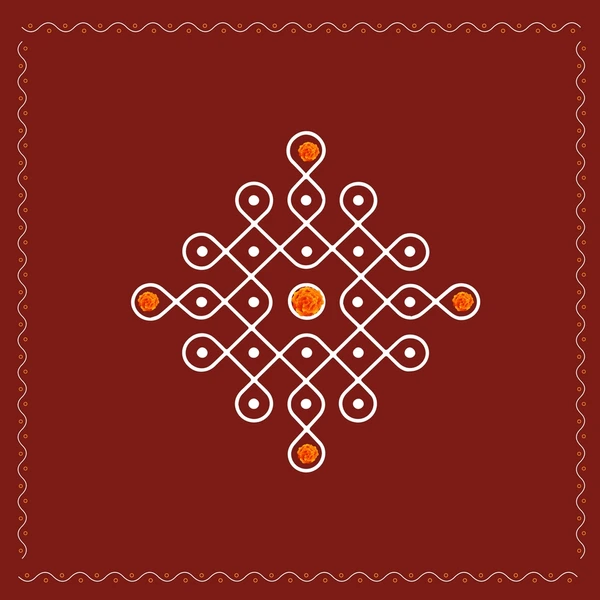
#> input picture backend/python server/kolam.webp, 600 x 600 px
$ python -i math_analysis.py   (imports and definitions only)
#> lines starting #> are read from the running program, lines starting #| are printed output that depends on the picture; after the words box and inside, x2 and y2 are one past the last pixel; in counts of white or black regions, pixels touching at a corner belong together; long printed decimals are rounded
import cv2
import numpy as np
import matplotlib.pyplot as plt
from scipy.signal import find_peaks
from PIL import Image
from io import BytesIO

def reflect_points(img, angle):
    """Reflect image about a line through its center at given angle (degrees)."""
    h, w = img.shape
    center = (w // 2, h // 2)
    M1 = cv2.getRotationMatrix2D(center, -angle, 1.0)
    rotated = cv2.warpAffine(img, M1, (w, h))
    flipped = cv2.flip(rotated, 0)
    M2 = cv2.getRotationMatrix2D(center, angle, 1.0)
    back = cv2.warpAffine(flipped, M2, (w, h))
    return back

def symmetry_scores(img, step=1):
    """Return scores for all tested axes (0–180°)."""
    scores = []
    angles = np.arange(0, 180, step)
    for ang in angles:
        refl = reflect_points(img, ang)
        score = np.sum(img * refl) / np.sqrt(np.sum(img**2) * np.sum(refl**2) + 1e-9)
        scores.append(score)
    return angles, np.array(scores)

def draw_symmetry_lines(img, angles):
    """Draw multiple symmetry lines on the image."""
    h, w = img.shape
    cx, cy = w // 2, h // 2
    color_img = cv2.cvtColor((img * 255).astype(np.uint8), cv2.COLOR_GRAY2BGR)
    for angle in angles:
        rad = np.deg2rad(angle)
        length = max(h, w)
        dx = int(np.cos(rad) * length)
        dy = int(np.sin(rad) * length)
        cv2.line(color_img, (cx - dx, cy - dy), (cx + dx, cy + dy), (255, 0, 0), 1)
    return color_img

def symmetry(image_path, sensitivity=0.85):
    # 1. Load & preprocess the image
#> called with image_path = 'kolam.webp', sensitivity = 0.85
    img = cv2.imread(image_path, cv2.IMREAD_GRAYSCALE)
#> img: shape (600, 600); min 29, max 255, mean 64.2
    if img is None:
        print(f"Error: Could not load image from {image_path}")
        return

    img = cv2.resize(img, (256, 256))
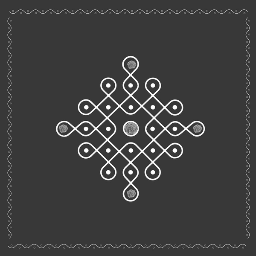
#> img: shape (256, 256); min 37, max 255, mean 64.1
    _, th_img = cv2.threshold(img, 0, 1, cv2.THRESH_BINARY_INV + cv2.THRESH_OTSU)
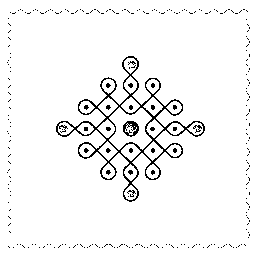
#> th_img: shape (256, 256); values 0 (black) and 1 (white), 95.4% white; black in thin lines or dots, all inside (x1, y1, x2, y2) = (7, 9, 250, 248)

    # 2. Compute symmetry scores
    angles, scores = symmetry_scores(th_img, step=1)
#> the loop in symmetry_scores, `for ang in angles:` made 180 passes
#> score on passes 1 to 3: 0.969, 0.961, 0.948
#> pass 1, in reflect_points, `flipped = cv2.flip(rotated, 0)`:
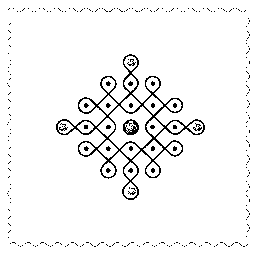
#> flipped: shape (256, 256); values 0 (black) and 1 (white), 95.4% white; black in thin lines or dots, all inside (x1, y1, x2, y2) = (7, 8, 250, 247)
#> pass 2, in reflect_points (call 2), `back = cv2.warpAffine(flipped, M2, (w, h))`:
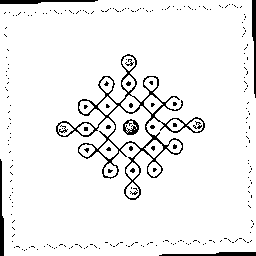
#> back: shape (256, 256); values 0 (black) and 1 (white), 93.9% white; 249 black regions (241 under 20 px), largest, box (x1, y1, x2, y2) and area: (56, 54, 205, 200) 2045, (0, 0, 98, 4) 272, (252, 0, 256, 98) 270
#> after the loop in symmetry_scores, `for ang in angles:`: scores = 180 values, max 0.969 at index 0, min 0.854 at index 121, mean 0.877
#> angles = 180 values from 0 to 179

    # 3. Circular extension for peak detection
    max_score = np.max(scores)
#> max_score = 0.969
    height_threshold = max_score * sensitivity
#> height_threshold = 0.823

    extended_scores = np.concatenate([scores, scores])
#> extended_scores = 360 values, max 0.969 at index 0, min 0.854 at index 121, mean 0.877
    extended_angles = np.concatenate([angles, angles + 180])
#> extended_angles = 360 values from 0 to 359

    peak_indices, _ = find_peaks(extended_scores, height=height_threshold, prominence=0.01)
#> peak_indices = [46, 90, 134, 180, 226, 270, 314]

    strong_axes_angles = np.mod(extended_angles[peak_indices], 180)
#> strong_axes_angles = [46, 90, 134, 0, 46, 90, 134]
    strong_axes_angles = np.unique(np.round(strong_axes_angles, 1))
#> strong_axes_angles = [0, 46, 90, 134]

    print("\n--- Detected Symmetry Axes ---")
    if len(strong_axes_angles) == 0:
        print("No strong symmetry axes found with current settings.")
    else:
        for i, angle in enumerate(strong_axes_angles):
            print(f"Axis {i+1}: {angle:.1f}° (Score: {scores[int(angle)] if angle in angles else 'n/a'})")
#> this loop made 4 passes
#> angle on passes 1 to 4: 0, 46, 90, 134
#| Axis 1: 0.0° (Score: 0.9685)
#| Axis 2: 46.0° (Score: 0.8737)
#| Axis 3: 90.0° (Score: 0.9555)
#| Axis 4: 134.0° (Score: 0.8749)

    # 4. Draw the detected axes
    result_img = draw_symmetry_lines(th_img, strong_axes_angles)
#> the loop in draw_symmetry_lines, `for angle in angles:` made 4 passes
#> (angle, rad, dx, dy) on passes 2 to 4: (46, 0.803, 177, 184), (90, 1.57, 0, 256), (134, 2.34, -177, 184)
#> (rad, dx, dy) on pass 1: (0, 256, 0)
#> after the loop in draw_symmetry_lines, `for angle in angles:`:
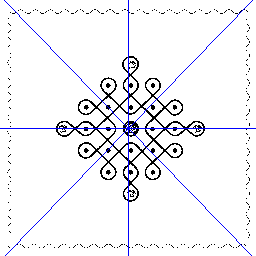
#> color_img: shape (256, 256, 3); mean B, G, R 243.9, 239.9, 239.9

    fig, axes = plt.subplots(1, 2, figsize=(12, 6))
    axes[0].plot(angles, scores, label='Symmetry Score')
    axes[0].plot(strong_axes_angles, [scores[int(a)] for a in strong_axes_angles], "rx", label='Detected Peaks')
    axes[0].axhline(y=height_threshold, color='g', linestyle='--', label=f'Threshold ({sensitivity*100:.0f}%)')
    axes[0].set_title('Symmetry Score vs. Angle')
    axes[0].set_xlabel('Angle (degrees)')
    axes[0].set_ylabel('Normalized Score')
    axes[0].grid(True)
    axes[0].legend()
    axes[0].set_xticks(np.arange(0, 181, 30))

    axes[1].imshow(result_img)
    axes[1].set_title(f'Detected {len(strong_axes_angles)} Symmetry Lines')
    axes[1].axis('off')

    plt.tight_layout()

    # Save figure to a PIL image
    buf = BytesIO()
    fig.savefig(buf, format='PNG')
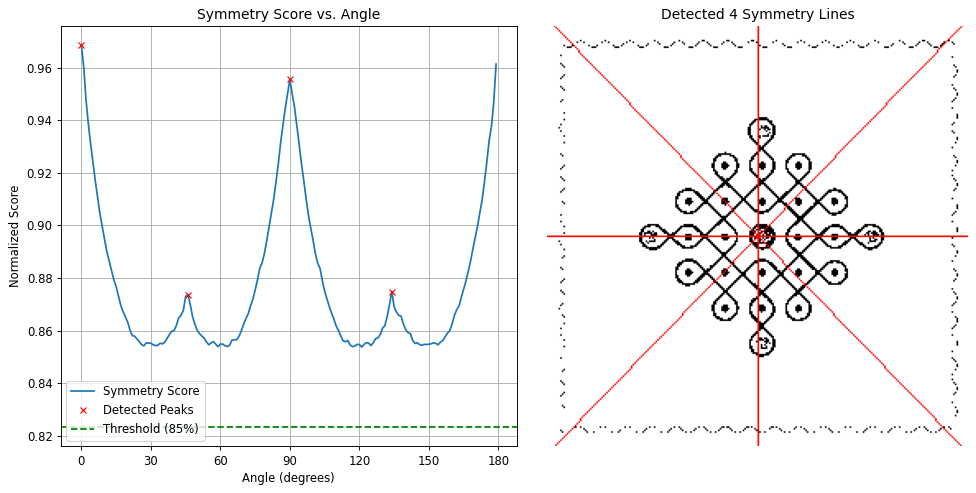
#> figure drawn by matplotlib, 2 panels; B, G, R data is drawn as R, G, B; panel 1: curve peaks at x = 0, y = 0.969
    buf.seek(0)
    plt.close(fig)
    pil_img = Image.open(buf)
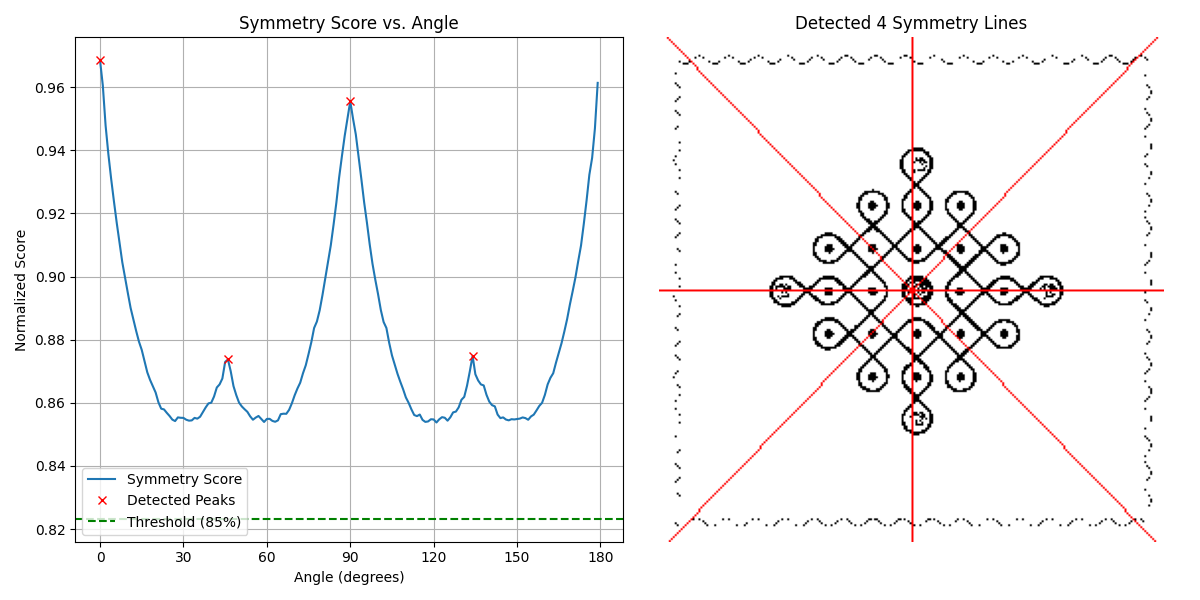
#> pil_img: PIL image 1200x600 RGBA; mean R, G, B, A 246.2, 245.3, 245.6, 255

    return pil_img


# [59 lines left out: function fractal_dimension_boxcount, not called in this run]

>>> result = symmetry('kolam.webp')
